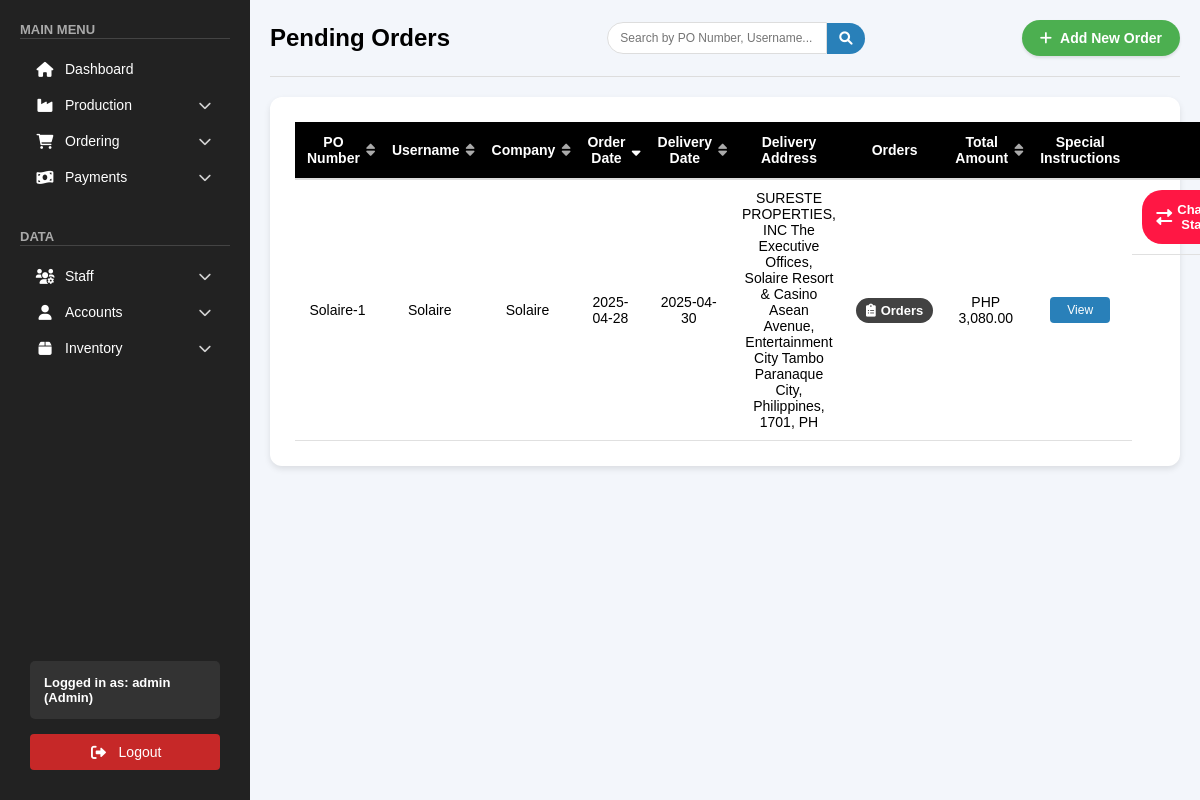
The app's page /public/pages/pending_orders.php (signed in), older data.
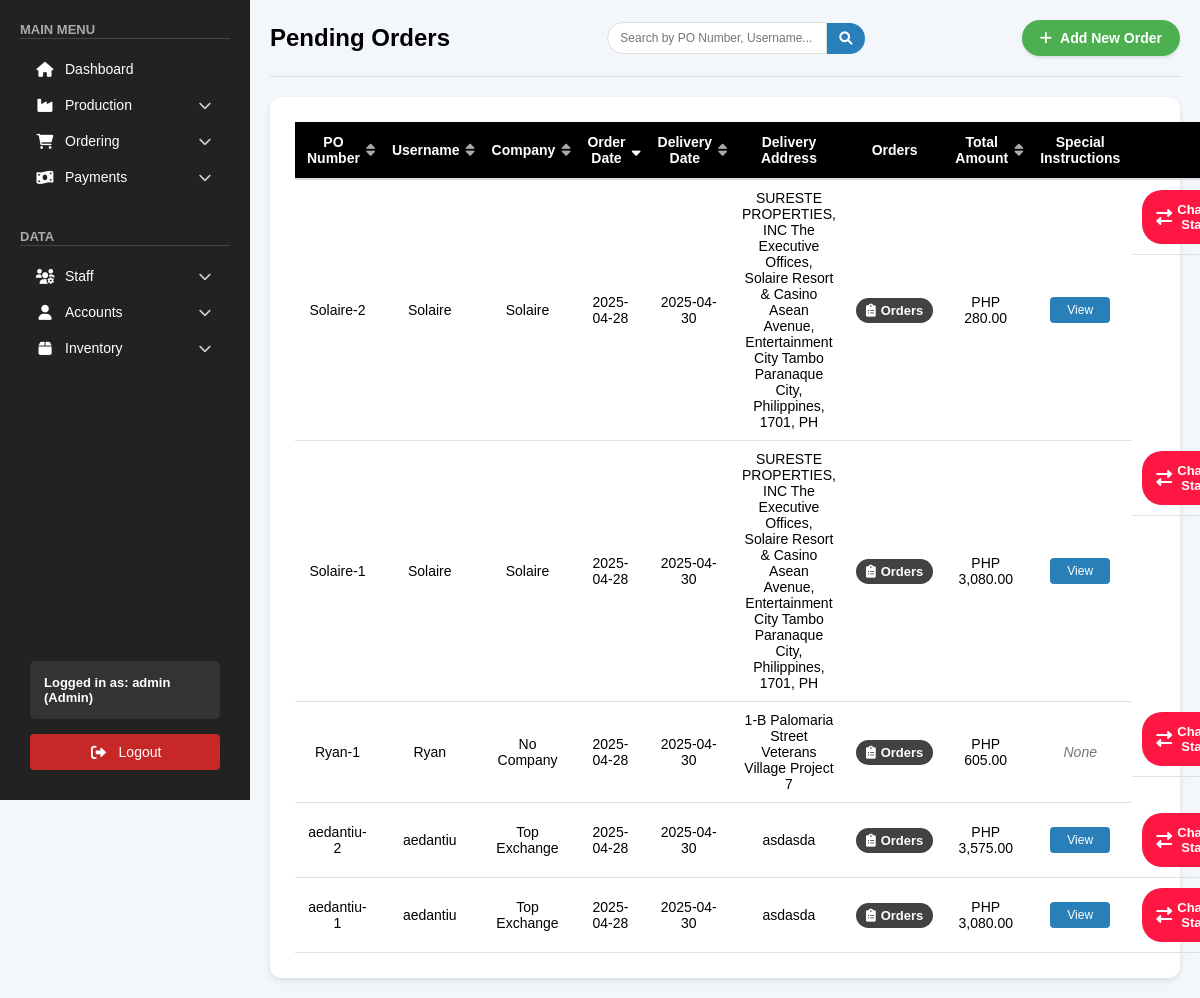
The same page, newer data.
### tables this page shows
CREATE TABLE `orders` (
  `id` int(11) NOT NULL,
  `po_number` varchar(255) NOT NULL,
  `username` varchar(255) NOT NULL,
  `company` varchar(255) DEFAULT NULL,
  `order_date` date NOT NULL,
  `delivery_date` date NOT NULL,
  `ship_to` varchar(255) DEFAULT NULL,
  `ship_to_attn` varchar(255) DEFAULT NULL,
  `bill_to` varchar(255) DEFAULT NULL,
  `bill_to_attn` varchar(255) DEFAULT NULL,
  `orders` longtext DEFAULT NULL CHECK (json_valid(`orders`)),
  `total_amount` decimal(10,2) NOT NULL,
  `status` enum('Pending','Active','For Delivery','In Transit','Rejected','Completed') NOT NULL DEFAULT 'Pending',
  `driver_assigned` tinyint(1) NOT NULL DEFAULT 0 COMMENT 'Flag to track if a driver has been assigned to this order',
  `contact_number` varchar(20) DEFAULT NULL,
  `special_instructions` text DEFAULT NULL,
  `subtotal` decimal(10,2) DEFAULT 0.00,
  `progress` int(11) DEFAULT 0,
  `completed_items` longtext DEFAULT NULL,
  `item_progress_data` longtext DEFAULT NULL,
  `quantity_progress_data` longtext DEFAULT NULL,
  `item_progress_percentages` longtext DEFAULT NULL
);

### public/pages/pending_orders.php (the view, shortened to what the rows shown need)
<?php
include "../../backend/db_connection.php";
$sort_column = isset($_GET['sort']) ? $_GET['sort'] : 'order_date';
$sort_direction = isset($_GET['direction']) ? $_GET['direction'] : 'DESC';
$orders = [];
$sql = "SELECT o.po_number, o.username, o.order_date, o.delivery_date, o.ship_to, o.orders, o.total_amount, o.status,
        o.special_instructions, o.bill_to, o.bill_to_attn, o.ship_to_attn, COALESCE(o.company, c.company) as company
        FROM orders o
        LEFT JOIN clients_accounts c ON o.username = c.username
        WHERE o.status = 'Pending'";
if ($sort_column === 'company') {
    $sql .= " ORDER BY company {$sort_direction}, o.po_number DESC";
} else if ($sort_column === 'order_date' || $sort_column === 'delivery_date') {
    $sql .= " ORDER BY o.{$sort_column} {$sort_direction}, o.po_number DESC";
} else {
    $sql .= " ORDER BY o.{$sort_column} {$sort_direction}, o.order_date DESC, o.po_number DESC";
}
$stmt = $conn->prepare($sql);
$stmt->execute();
$result = $stmt->get_result();
if ($result && $result->num_rows > 0) {
    while ($row = $result->fetch_assoc()) {
        $orders[] = $row;
    }
}
function getSortUrl($column, $currentColumn, $currentDirection) {
    $newDirection = ($column === $currentColumn && $currentDirection === 'ASC') ? 'DESC' : 'ASC';
    return "?sort=" . urlencode($column) . "&direction=" . urlencode($newDirection);
}
function getSortIcon($column, $currentColumn, $currentDirection) {
    if ($column !== $currentColumn) {
        return '<i class="fas fa-sort"></i>';
    } else if ($currentDirection === 'ASC') {
        return '<i class="fas fa-sort-up"></i>';
    } else {
        return '<i class="fas fa-sort-down"></i>';
    }
}
?>
<!DOCTYPE html>
<html lang="en">
<head>
    <link rel="stylesheet" href="/css/orders.css">
    <link rel="stylesheet" href="/css/sidebar.css">
    <link rel="stylesheet" href="/css/toast.css">
    <link rel="stylesheet" href="/css/pending_orders.css">
    <link rel="stylesheet" href="https://cdnjs.cloudflare.com/ajax/libs/font-awesome/6.0.0/css/all.min.css">
    <link rel="stylesheet" href="https://code.jquery.com/ui/1.12.1/themes/base/jquery-ui.css">
</head>
<body>
    <div class="main-content">
        <div class="orders-header">
            <h1>Pending Orders</h1>
        </div>
        <div class="orders-table-container">
            <table class="orders-table">
                <thead>
                    <tr>
                        <th class="sortable">
                            <a href="<?= getSortUrl('po_number', $sort_column, $sort_direction) ?>">
                                PO Number <?= getSortIcon('po_number', $sort_column, $sort_direction) ?>
                            </a>
                        </th>
                        <th class="sortable">
                            <a href="<?= getSortUrl('username', $sort_column, $sort_direction) ?>">
                                Username <?= getSortIcon('username', $sort_column, $sort_direction) ?>
                            </a>
                        </th>
                        <th class="sortable">
                            <a href="<?= getSortUrl('company', $sort_column, $sort_direction) ?>">
                                Company <?= getSortIcon('company', $sort_column, $sort_direction) ?>
                            </a>
                        </th>
                        <th class="sortable">
                            <a href="<?= getSortUrl('order_date', $sort_column, $sort_direction) ?>">
                                Order Date <?= getSortIcon('order_date', $sort_column, $sort_direction) ?>
                            </a>
                        </th>
                        <th class="sortable">
                            <a href="<?= getSortUrl('delivery_date', $sort_column, $sort_direction) ?>">
                                Delivery Date <?= getSortIcon('delivery_date', $sort_column, $sort_direction) ?>
                            </a>
                        </th>
                        <th>Delivery Address</th>
                        <th>Orders</th>
                        <th class="sortable">
                            <a href="<?= getSortUrl('total_amount', $sort_column, $sort_direction) ?>">
                                Total Amount <?= getSortIcon('total_amount', $sort_column, $sort_direction) ?>
                            </a>
                        </th>
                        <th>Special Instructions</th>
                        <th>Actions</th>
                    </tr>
                </thead>
                <tbody>
                    <?php if (count($orders) > 0): ?>
                        <?php foreach ($orders as $order): ?>
                            <tr>
                                <td><?= htmlspecialchars($order['po_number']) ?></td>
                                <td><?= htmlspecialchars($order['username']) ?></td>
                                <td><?= htmlspecialchars($order['company'] ?: 'No Company') ?></td>
                                <td><?= htmlspecialchars($order['order_date']) ?></td>
                                <td><?= htmlspecialchars($order['delivery_date']) ?></td>
                                <td><?= htmlspecialchars($order['ship_to']) ?></td>
                                <td><button class="view-orders-btn" onclick="viewOrderDetails('<?= htmlspecialchars($order['orders']) ?>')">
                                <i class="fas fa-clipboard-list"></i>
                                Orders</button></td>
                                <td>PHP <?= htmlspecialchars(number_format($order['total_amount'], 2)) ?></td>
                                <td>
                                    <?php if (!empty($order['special_instructions'])): ?>
                                        <button class="instructions-btn" onclick="viewSpecialInstructions('<?= htmlspecialchars(addslashes($order['po_number'])) ?>', '<?= htmlspecialchars(addslashes($order['special_instructions'])) ?>')">
                                            View
                                        </button>
                                    <?php else: ?>
                                        <span class="no-instructions">None</span>
                                    <?php endif; ?>
                                </td>
                                <td class="action-buttons">
                                <button class="status-btn" onclick="openStatusModal('<?= htmlspecialchars($order['po_number']) ?>', '<?= htmlspecialchars($order['username']) ?>', '<?= htmlspecialchars($order['orders']) ?>')">
                                    <i class="fas fa-exchange-alt"></i> Change Status
                                </button>
                                </td>
                            </tr>
                        <?php endforeach; ?>
                    <?php else: ?>
                        <tr>
                            <td colspan="10" class="no-orders">No pending orders found.</td>
                        </tr>
                    <?php endif; ?>
                </tbody>
            </table>
        </div>
    </div>
</body>
</html>

Row changes from the older to the newer data that the page shows:
added orders: po_number "Solaire-2", username "Solaire", company "Solaire", order_date "2025-04-28", delivery_date "2025-04-30", ship_to "SURESTE PROPERTIES, INC The Executive Offices, Solaire Resort & Casino Asean Avenue, Entertainment City Tambo Paranaque City, Philippines, 1701, PH", total_amount "280.00"
added orders: po_number "Ryan-1", username "Ryan", company "No Company", order_date "2025-04-28", delivery_date "2025-04-30", ship_to "1-B Palomaria Street Veterans Village Project 7", total_amount "605.00", special_instructions "None"
added orders: po_number "aedantiu-2", username "aedantiu", company "Top Exchange", order_date "2025-04-28", delivery_date "2025-04-30", ship_to "asdasda", total_amount "3,575.00"
added orders: po_number "aedantiu-1", username "aedantiu", company "Top Exchange", order_date "2025-04-28", delivery_date "2025-04-30", ship_to "asdasda", total_amount "3,080.00"
